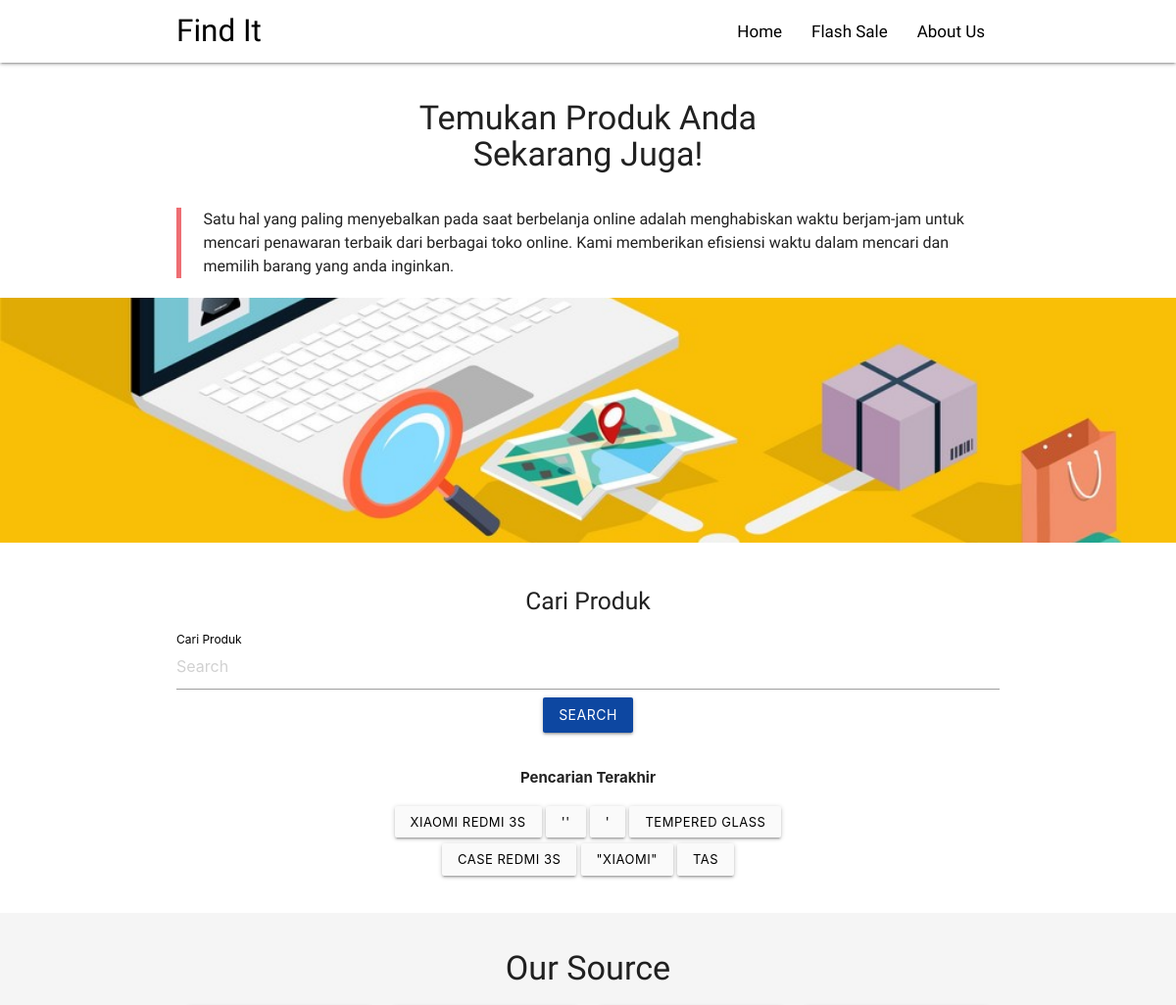
/ (upper part), run on an earlier commit of the app's database.
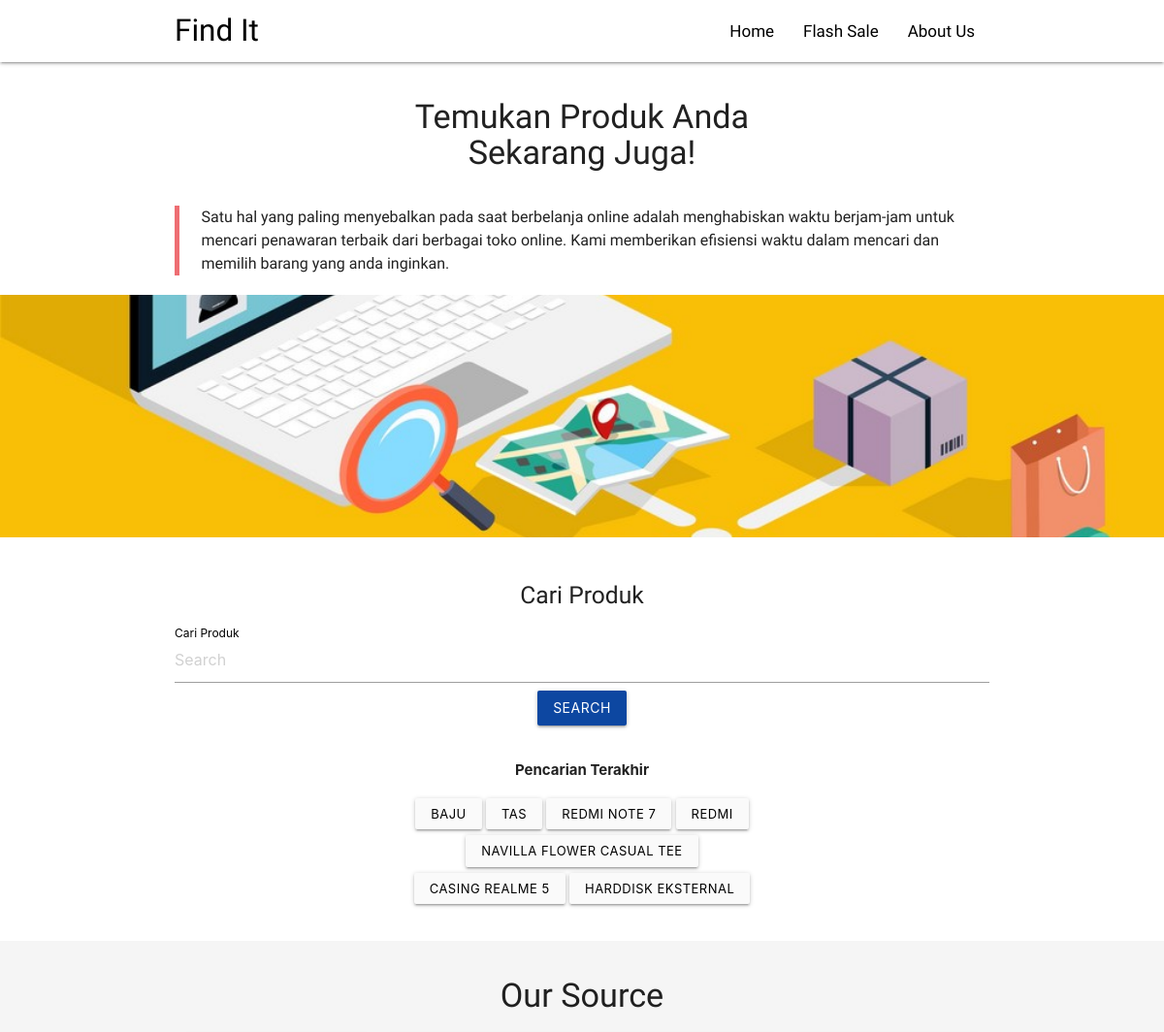
And on a later commit of the database.
### find_it/models.py (models this page shows)
class ProductSearch(models.Model):
    keyword = models.CharField(max_length=250)
    def __str__(self):
        return self.keyword
    class Meta:
        verbose_name = "Product Search"
        verbose_name_plural = "Products Search"

### find_it/views.py (the view)
# urls.py: path('', views.home, name='home'),
def home(request):
    our_partners = MarketplaceSource.objects.all()
    latest_search = ProductSearch.objects.all().order_by('-id')[:7]
    context = {
        'our_partners': our_partners,
        'latest_search': latest_search
    }
    return render(request, 'find_it/index.html', context)

### templates/find_it/index.html (shortened to what this page needs)
{% extends 'base.html' %}
{% load static %}
{% block content %}
<div class="container">
    <h4 class="text-center font-londrina px-15">Temukan Produk Anda <br>
        Sekarang Juga!</h4>
    <blockquote class="font-fresca size-font-16">
        Satu hal yang paling menyebalkan pada saat berbelanja online adalah menghabiskan waktu berjam-jam untuk mencari
        penawaran terbaik dari berbagai toko online.
        Kami memberikan efisiensi waktu dalam mencari dan memilih barang yang anda inginkan.
    </blockquote>
</div>
<div class="parallax-container">
    <div class="parallax"><img src="{% static 'img/header-2.jpg' %}"></div>
</div>
<div class="section white">
    <div class="row container">
        <h5 class="text-center font-londrina px-15">Cari Produk</h5>
        <form action="{% url 'find_it:search' %}">
            <div class="row">
                <div class="input-field">
                    <input autocomplete="off" placeholder="Search" id="search" required name="find" type="text"
                           class="validate">
                    <label for="search">Cari Produk</label>
                    <div class="text-center">
                        <button class="btn waves-effect waves-light blue darken-4" type="submit">Search</button>
                    </div>
                </div>
            </div>
        </form>
        <p class="text-center"><b>Pencarian Terakhir</b></p>
        <div class="text-center col m6 offset-m3">
            {% for searched in latest_search %}
            {% if not searched == None %}
            <a class="waves-effect waves-light btn-small mx-3 grey lighten-5 black-text "
               href="/search/?find={{searched}}">{{ searched }}</a>
            {% endif %}
            {% endfor %}
        </div>
    </div>
</div>
<div class="section grey lighten-4">
    <div class="container">
        <div class="text-center">
            <h4 class="font-londrina">Our Source</h4>
            <div class="row center">
                {% for our_partner in our_partners %}
                <div class="col m3">
                </div>
                {% endfor %}
            </div>
        </div>
    </div>
</div>
{% endblock content %}

What changed in the data, as far as the page shows it:
removed ProductSearch: keyword "XIAOMI REDMI 3S"
no longer on this page (row unchanged): ProductSearch: keyword "''"
no longer on this page (row unchanged): ProductSearch: keyword "'"
removed ProductSearch: keyword "TEMPERED GLASS"
no longer on this page (row unchanged): ProductSearch: keyword "CASE REDMI 3S"
no longer on this page (row unchanged): ProductSearch: keyword "\"XIAOMI\""
added ProductSearch: keyword "BAJU"
added ProductSearch: keyword "REDMI NOTE 7"
added ProductSearch: keyword "REDMI"
added ProductSearch: keyword "NAVILLA FLOWER CASUAL TEE"
added ProductSearch: keyword "CASING REALME 5"
added ProductSearch: keyword "HARDDISK EKSTERNAL"
